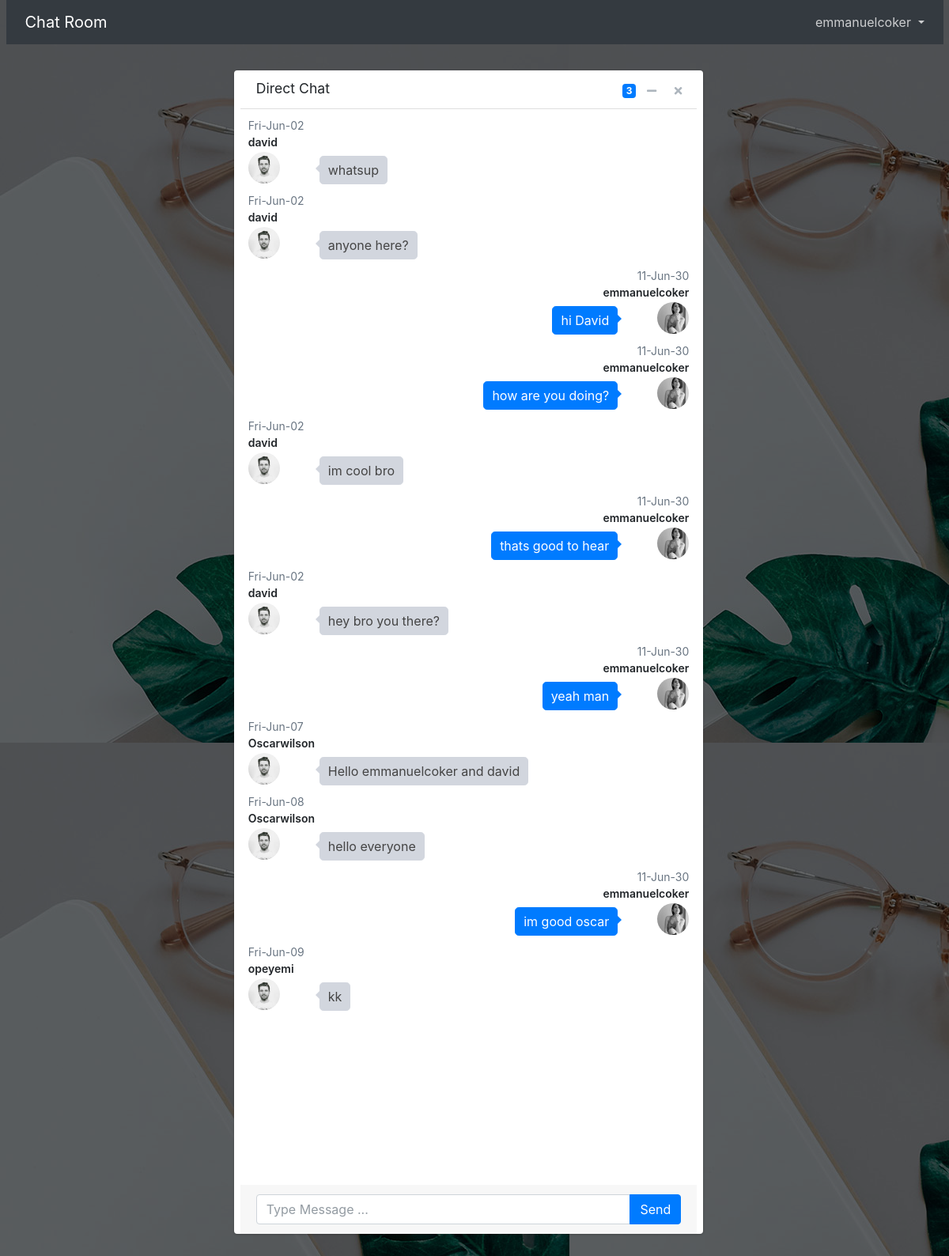
Page /index.php (signed in) on the committed database.
### tables this page shows
CREATE TABLE `messages` (
  `id` int(20) NOT NULL,
  `message` text NOT NULL,
  `username` varchar(50) NOT NULL,
  `created_at` timestamp(6) NOT NULL DEFAULT CURRENT_TIMESTAMP(6) ON UPDATE CURRENT_TIMESTAMP(6)
);

### index.php (the view, shortened to what this page needs)
<?php
require_once('dbconnect.php');
  $username = $_SESSION['username'];
  $query = "SELECT * FROM messages";
  $result = mysqli_query($conn,$query);
?>
<!DOCTYPE html>
<html lang="en">
<head>
  <link rel="stylesheet" href="plugins/fontawesome-free/css/all.min.css">
  <link rel="stylesheet" href="https://code.ionicframework.com/ionicons/2.0.1/css/ionicons.min.css">
  <link rel="stylesheet" href="dist/css/adminlte.min.css">
</head>
<body style="background-image: url('images/bg-01.jpg');">
  <div class="container-fluid" style="background: rgba(0,0,0,0.6);">
    <?php
    include('navbar.php');
    ?>
  <div class="row w-100 d-flex justify-content-center align-items-center" style="height: 95vh;">
       <div class="col-6 card direct-chat direct-chat-primary" style="height:90vh;">
              <div class="card-header">
                <h3 class="card-title">Direct Chat</h3>
                <div class="card-tools">
                  <span data-toggle="tooltip" title="3 New Messages" class="badge badge-primary">3</span>
                  <button type="button" class="btn btn-tool" data-card-widget="collapse">
                    <i class="fas fa-minus"></i>
                  </button>
                  <button type="button" class="btn btn-tool" data-card-widget="remove"><i class="fas fa-times"></i>
                  </button>
                </div>
              </div>
              <div class="card-body"  style="height:90vh;">
                <div class="direct-chat-messages" style="height:70vh;">
                    <?php
                      while ($row = mysqli_fetch_assoc($result)) {
                    ?>
                    <?php if($username != $row['username']){
                     ?>
                  <div class="direct-chat-msg">
                    <div class="direct-chat-infos clearfix">
                    <span class="direct-chat-timestamp float-left">
                      <?php
                         echo date_format(date_create($row['created_at']),'D-M-h');
                      ?>
                      </span>
                      <br>
                      <span class="direct-chat-name float-left">
                      <?php
                          echo $row['username'];
                      ?>
                      </span>
                    </div>
                    <img class="direct-chat-img" src="dist/img/user1-128x128.jpg" alt="message user image">
                    <div class="direct-chat-text float-left">
                       <?php
                          echo $row['message'];
                      ?>
                    </div>
                  </div>
                  <?php }else {?>
                  <div class="direct-chat-msg right">
                    <div class="direct-chat-infos clearfix">
                    <span class="direct-chat-timestamp float-right">
                      <?php
                         echo date_format(date_create($row['created_at']),'d-M-t');
                      ?>
                      </span>
                      <br>
                      <span class="direct-chat-name float-right">
                      <?php
                          echo $row['username'];
                      ?>
                      </span>
                    </div>
                    <img class="direct-chat-img" src="dist/img/user3-128x128.jpg" alt="message user image">
                    <div class="direct-chat-text float-right">
                     <?php
                          echo $row['message'];
                      ?>
                    </div>
                  </div>
                  <?php }?>
                  <?php } ?>
                </div>
              </div>
              <div class="card-footer">
                <form action="message.php" method="post">
                  <div class="input-group">
                    <input type="text" name="message" id="message" placeholder="Type Message ..." class="form-control">
                    <span class="input-group-append">
                      <button type="submit" class="btn btn-primary">Send</button>
                    </span>
                  </div>
                </form>
              </div>
            </div>
          </div>
  </div>
</body>
</html>

### rows in the picture
messages: created_at "Fri-Jun-02", username "david", message "whatsup"
messages: created_at "Fri-Jun-02", username "david", message "anyone here?"
messages: created_at "11-Jun-30", username "emmanuelcoker", message "hi David"
messages: created_at "11-Jun-30", username "emmanuelcoker", message "how are you doing?"
messages: created_at "Fri-Jun-02", username "david", message "im cool bro"
messages: created_at "11-Jun-30", username "emmanuelcoker", message "thats good to hear"
messages: created_at "Fri-Jun-02", username "david", message "hey bro you there?"
messages: created_at "11-Jun-30", username "emmanuelcoker", message "yeah man"
messages: created_at "Fri-Jun-07", username "Oscarwilson", message "Hello emmanuelcoker and david"
messages: created_at "Fri-Jun-08", username "Oscarwilson", message "hello everyone"
messages: created_at "11-Jun-30", username "emmanuelcoker", message "im good oscar"
messages: created_at "Fri-Jun-09", username "opeyemi", message "kk"

### other values in the picture
$username "emmanuelcoker"
